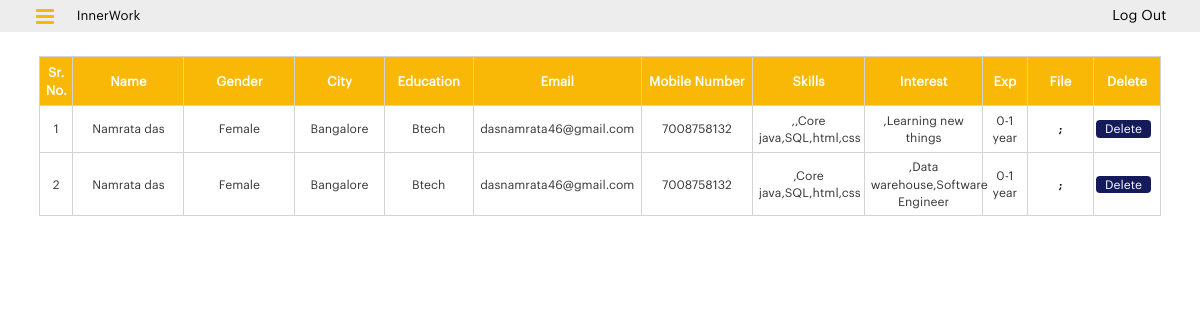
/admin/details?id=23, run on the app's committed database.
### tables this page shows
CREATE TABLE `jobseeker` (
  `id` int(11) NOT NULL,
  `name` varchar(30) NOT NULL,
  `gender` varchar(10) NOT NULL,
  `city` varchar(10) NOT NULL,
  `education` varchar(100) NOT NULL,
  `email` varchar(80) NOT NULL,
  `mobileNum` varchar(15) NOT NULL,
  `skill` varchar(2000) NOT NULL,
  `interest` varchar(2000) NOT NULL,
  `exp` varchar(12) NOT NULL,
  `file` varchar(2000) NOT NULL,
  `jobpost_id` int(11) DEFAULT 0 COMMENT '0=jobseeker other then applied job',
  `dateTime` timestamp NOT NULL DEFAULT current_timestamp() ON UPDATE current_timestamp()
);

### admin/details.php (the view, shortened to what this page needs)
<!doctype html>
<html lang="en">
<head>
    <?php include 'CommonFiles.php'; ?>
    <link rel="stylesheet" href="css/jobseeker.css">
</head>
<body>
<div id="main">
    <?php include 'Header.php'; ?>
    <section id="enquiries">
        <div class="container-fluid">
            <?php
            include_once '../DbConnection/DbConnectionHelper.php';
            if(isset($_GET['id']))
{
    $id = $_GET['id'];
}
        $stmt = $conn->prepare("select type from jobpost where id='$id'");
        $stmt->execute();
        if($stmt->rowCount() > 0)
        {
        $data = $stmt->fetchAll();
        foreach($data as $row) {
			$type= $row['type'];
		}
        }
if($type=="Job"){
 $stmt = $conn->prepare('select * from jobseeker where jobpost_id = ?');
 $stmt->bindParam(1, $id);
            $stmt->execute();
            if($stmt->rowCount() > 0)
            {
                ?>
                <table class="tbl">
                    <thead>
                    <tr>
                        <th style="width:3%;">Sr. No.</th>
                        <th style="width:10%;">Name</th>
                        <th style="width:10%;">Gender</th>
                        <th style="width:8%;">City</th>
                        <th style="width:8%;">Education</th>
                        <th style="width:15%;">Email</th>
                        <th style="width:10%;">Mobile Number</th>
                        <th style="width:10%;">Skills</th>
                        <th style="width:10%;">Interest</th>
                        <th style="width:4%;">Exp</th>
                        <th style="width:6%;">File</th>
                        <th style="width:7%;">Delete</th>
                    </tr>
                    </thead>
                    <tbody>
                    <?php
                    $cnt = 1;
                    $data = $stmt->fetchAll();
                    foreach($data as $row)
                    {
                        $Resume_file_raw = $row['file'];
                        $Resume_file = str_replace(" ","%20",$Resume_file_raw);
                        ?>
                        <tr id="<?php echo $row['id']; ?>">
                            <td><?php echo $cnt; ?></td>
                            <td><?php echo $row['name']; ?></td>
                            <td><?php echo $row['gender']; ?></td>
                            <td><?php echo $row['city']; ?></td>
                            <td><?php echo $row['education']; ?></td>
                            <td><?php echo $row['email']; ?></td>
                            <td><?php echo $row['mobileNum']; ?></td>
                            <td><?php echo $row['skill']; ?></td>
                            <td><?php echo $row['interest']; ?></td>
                            <td><?php echo $row['exp']; ?></td>
                            <td>
                                <?php echo "<a href=\"https://innerworkindia.com/Resume/{$Resume_file}\">"; ?>
                                <?php echo $row['file']; ?>;
                                </a>
                            </td>
                          <td><button type="button" class="deleteBtn" style ="width:100%" onclick="return deleteJobseeker(<?php echo $row['id']; ?>)">Delete</button></td>
                        </tr>
                        <?php
                        $cnt++;
                    }
                    ?>
                    </tbody>
                </table>
                <?php
            }
            }
            ?>
        </div>
    </section>
</div>
</body>
</html>

### css/style.css (style rules this page uses)
body a { font-family:GraphikRegular; }

### admin/css/style.css (style rules this page uses)
body a { font-family:GraphikRegular; }
#main { transition: margin-left .5s; }

### admin/css/jobseeker.css (style rules this page uses)
#enquiries { padding: 2%; }
table.tbl { width:100%; }
table.tbl tr th { font-family:GraphikRegular;border:1px solid #d3d3d3;background:#f9b805;color:#fff;text-align:center;padding:.5%;font-size: 13px; }
table.tbl tr td { font-family:GraphikRegular;border:1px solid #d3d3d3;text-align:center;padding:.5%;font-size: 12px; }
table.tbl tr td a { font-size: 11px;text-transform: uppercase;color: #000;font-weight: bold;transition: ease all 1s; }
table.tbl tr td button { border: 0; background: #151a5a; color: #fff; padding: 0%; width: 110%; border-radius: 4px; font-size: 12px; margin-left: -7px; }

### data on the page
jobseeker: name "Namrata das", gender "Female", city "Bangalore", education "Btech", email "dasnamrata46@gmail.com", mobileNum "7008758132", skill ",,Core java,SQL,html,css", interest ",Learning new things", exp "0-1 year"
jobseeker: name "Namrata das", gender "Female", city "Bangalore", education "Btech", email "dasnamrata46@gmail.com", mobileNum "7008758132", skill ",Core java,SQL,html,css", interest ",Data warehouse,Software Engineer", exp "0-1 year"
